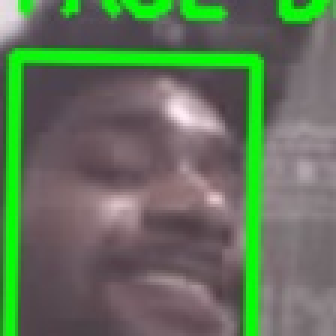
#> input picture Face Recognition/authorized_faces/user01.jpg, 112 x 112 px, given in place of stream, which was not available (shown 3 times larger)
$ python face_detection.py
#> lines starting #> are read from the running program, lines starting #| are printed output that depends on the picture; pictures that were not available may be replaced by others from this repository, and a replacement may not be noted
import cv2
import time

STREAM_URL = "http://192.168.1.6:81/stream"

# Built-in OpenCV face detector
face_cascade = cv2.CascadeClassifier(
    cv2.data.haarcascades + "haarcascade_frontalface_default.xml"
)

print("====================================")
print(" Smart Door Lock - Face Detection")
print("====================================")
print(f"Connecting to: {STREAM_URL}")

cap = cv2.VideoCapture(STREAM_URL)

if not cap.isOpened():
    print("ERROR: Could not connect to ESP32-CAM")
    exit()

print("ESP32-CAM connected successfully.")

previous_time = time.time()

while True:

    ret, frame = cap.read()
#> frame is the input picture: shape (112, 112, 3); mean B, G, R 90.8, 116.3, 98.3

    if not ret:
        print("Failed to receive frame.")
        continue

    # --------------------------------------
    # Prepare image for face detection
    # --------------------------------------

    gray = cv2.cvtColor(frame, cv2.COLOR_BGR2GRAY)
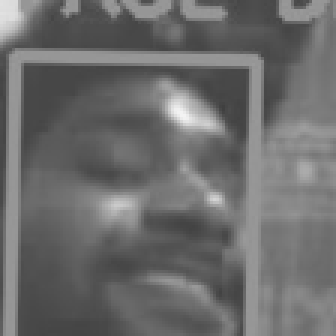
#> gray: shape (112, 112) (shown 3 times larger); min 64, max 243, mean 108

    # Helps slightly with uneven lighting
    gray = cv2.equalizeHist(gray)
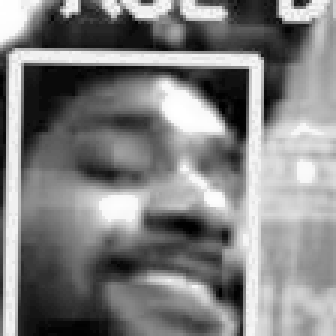
#> gray: shape (112, 112) (shown 3 times larger); min 0, max 255, mean 129.3

    # --------------------------------------
    # Detect faces
    # --------------------------------------

    faces = face_cascade.detectMultiScale(
        gray,
        scaleFactor=1.1,
        minNeighbors=5,
        minSize=(50, 50)
    )
#> faces = ()

    # --------------------------------------
    # Draw detected faces
    # --------------------------------------

    for (x, y, w, h) in faces:

        cv2.rectangle(
            frame,
            (x, y),
            (x + w, y + h),
            (0, 255, 0),
            2
        )

        cv2.putText(
            frame,
            "FACE",
            (x, y - 10),
            cv2.FONT_HERSHEY_SIMPLEX,
            0.6,
            (0, 255, 0),
            2
        )
#> this loop made 0 passes

    # --------------------------------------
    # FPS
    # --------------------------------------

    current_time = time.time()
    difference = current_time - previous_time

    fps = 1 / difference if difference > 0 else 0

    previous_time = current_time

    # --------------------------------------
    # Information
    # --------------------------------------

    height, width = frame.shape[:2]
#> height = 112; width = 112

    cv2.putText(
        frame,
        f"Resolution: {width}x{height}",
        (10, 25),
        cv2.FONT_HERSHEY_SIMPLEX,
        0.55,
        (255, 255, 255),
        2
    )

    cv2.putText(
        frame,
        f"FPS: {fps:.1f}",
        (10, 50),
        cv2.FONT_HERSHEY_SIMPLEX,
        0.55,
        (255, 255, 255),
        2
    )

    cv2.putText(
        frame,
        f"Faces: {len(faces)}",
        (10, 75),
        cv2.FONT_HERSHEY_SIMPLEX,
        0.55,
        (255, 255, 255),
        2
    )
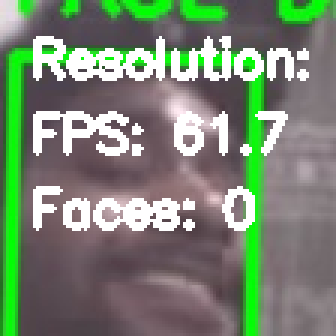
#> frame: shape (112, 112, 3) (shown 3 times larger); mean B, G, R 113.8, 134.3, 120.3

    # --------------------------------------
    # Display
    # --------------------------------------

    cv2.imshow(
        "Smart Door Lock - Face Detection",
        frame
    )

    # Q = quit
    if cv2.waitKey(1) & 0xFF == ord("q"):
#> (key q is pressed here)
        break


cap.release()
cv2.destroyAllWindows()

print("Face detection stopped.")
